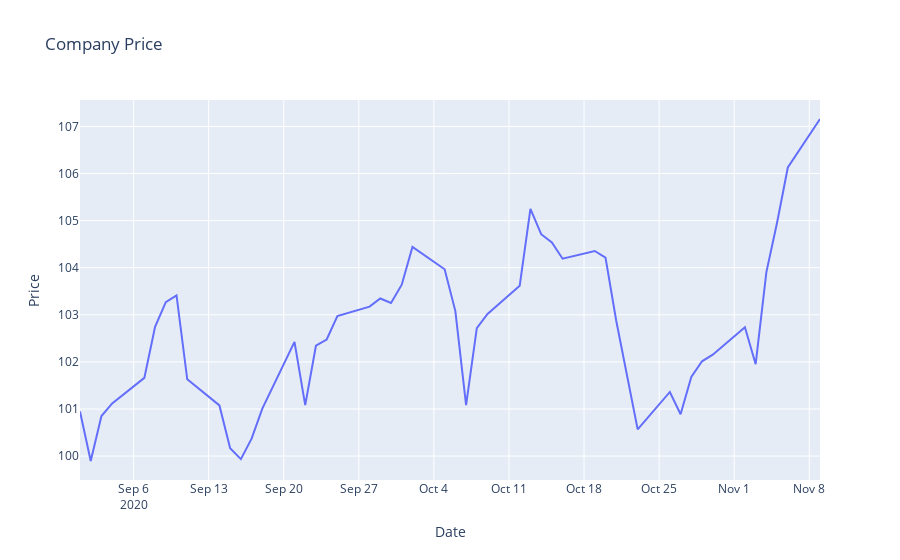
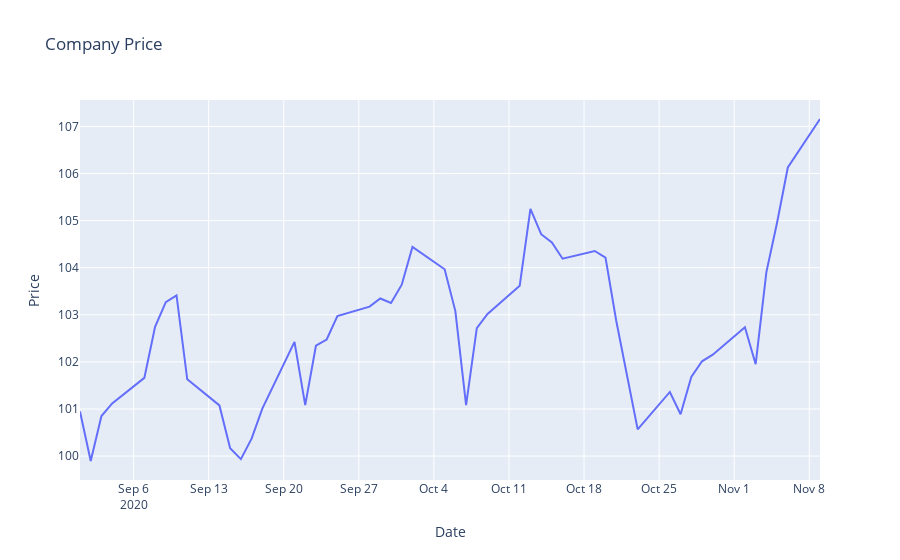

The notebook cell saved with these charts, in order:
### Code cell
import plotly.express as px, numpy as np, pandas as pd
returns=np.random.randn(50)
price=100+np.cumsum(returns)
dates=pd.date_range("2020-09-01",periods=50,freq="B")
df=pd.DataFrame({"Date":dates,"Company_A":price})

# Plotly Express
fig=px.line(df,x="Date",y="Company_A",title="Company Price",labels={"Company_A":"Price"})
fig.show()

# Plotly Graph Objects
import plotly.graph_objects as go
fig=go.Figure([go.Scatter(x=df["Date"],y=df["Company_A"],mode="lines",name="Company A")])
fig.update_layout(title="Company Price",xaxis_title="Date",yaxis_title="Price")
fig.show()
